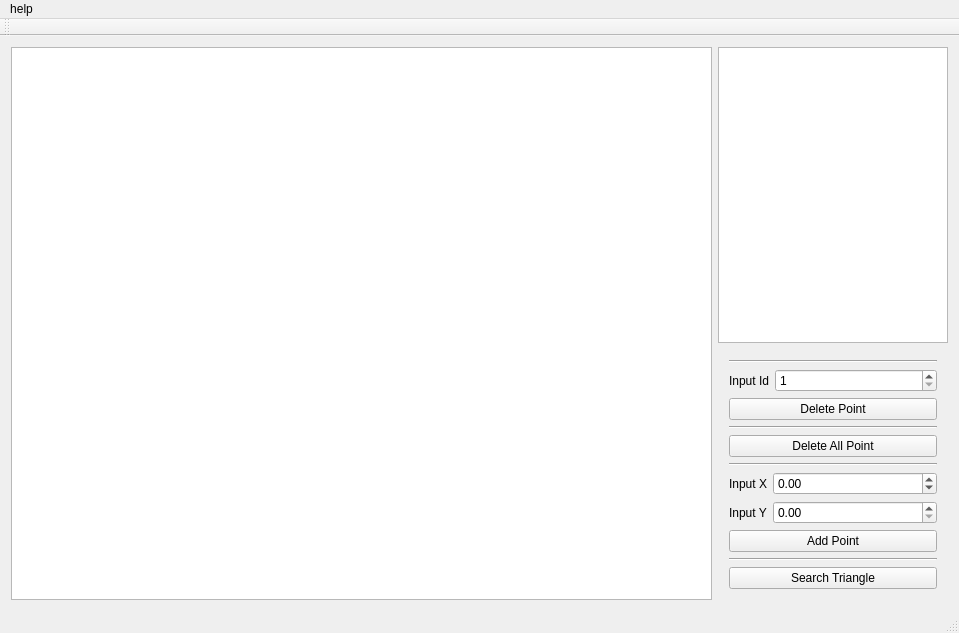
<?xml version="1.0" encoding="UTF-8"?>
<ui version="4.0">
 <class>MainWindow</class>
 <widget class="QMainWindow" name="MainWindow">
  <property name="geometry">
   <rect>
    <x>0</x>
    <y>0</y>
    <width>959</width>
    <height>633</height>
   </rect>
  </property>
  <property name="windowTitle">
   <string>Lab_01</string>
  </property>
  <widget class="QWidget" name="centralWidget">
   <layout class="QHBoxLayout" name="horizontalLayout" stretch="2,0">
    <property name="sizeConstraint">
     <enum>QLayout::SetDefaultConstraint</enum>
    </property>
    <item>
     <widget class="QGraphicsView" name="graphicsView">
      <property name="minimumSize">
       <size>
        <width>300</width>
        <height>0</height>
       </size>
      </property>
     </widget>
    </item>
    <item>
     <layout class="QVBoxLayout" name="verticalLayoutTools">
      <item>
       <widget class="QTableView" name="tableView">
        <property name="minimumSize">
         <size>
          <width>221</width>
          <height>0</height>
         </size>
        </property>
        <property name="maximumSize">
         <size>
          <width>230</width>
          <height>16777215</height>
         </size>
        </property>
       </widget>
      </item>
      <item>
       <widget class="QWidget" name="widget" native="true">
        <layout class="QVBoxLayout" name="verticalLayout_3">
         <item>
          <widget class="Line" name="line_2">
           <property name="orientation">
            <enum>Qt::Horizontal</enum>
           </property>
          </widget>
         </item>
         <item>
          <layout class="QVBoxLayout" name="verticalLayout_5">
           <item>
            <layout class="QVBoxLayout" name="verticalLayout_4">
             <item>
              <layout class="QFormLayout" name="formLayout_4">
               <item row="0" column="0">
                <widget class="QLabel" name="label_2">
                 <property name="text">
                  <string>Input Id</string>
                 </property>
                </widget>
               </item>
               <item row="0" column="1">
                <widget class="QSpinBox" name="spinBoxId">
                 <property name="minimum">
                  <number>1</number>
                 </property>
                 <property name="maximum">
                  <number>250</number>
                 </property>
                </widget>
               </item>
              </layout>
             </item>
             <item>
              <widget class="QPushButton" name="pushButtonDeletePoint">
               <property name="text">
                <string>Delete Point</string>
               </property>
              </widget>
             </item>
            </layout>
           </item>
           <item>
            <widget class="Line" name="line">
             <property name="orientation">
              <enum>Qt::Horizontal</enum>
             </property>
            </widget>
           </item>
           <item>
            <widget class="QPushButton" name="pushButtonDeleteAll">
             <property name="text">
              <string>Delete All Point</string>
             </property>
            </widget>
           </item>
          </layout>
         </item>
         <item>
          <widget class="Line" name="line_3">
           <property name="orientation">
            <enum>Qt::Horizontal</enum>
           </property>
          </widget>
         </item>
         <item>
          <layout class="QFormLayout" name="formLayout_2">
           <item row="0" column="0">
            <widget class="QLabel" name="labelX">
             <property name="text">
              <string>Input X</string>
             </property>
            </widget>
           </item>
           <item row="0" column="1">
            <widget class="QDoubleSpinBox" name="doubleSpinBoxX">
             <property name="minimum">
              <double>-100000000.000000000000000</double>
             </property>
            </widget>
           </item>
           <item row="1" column="0">
            <widget class="QLabel" name="label">
             <property name="text">
              <string>Input Y</string>
             </property>
            </widget>
           </item>
           <item row="1" column="1">
            <widget class="QDoubleSpinBox" name="doubleSpinBoxY"/>
           </item>
          </layout>
         </item>
         <item>
          <widget class="QPushButton" name="pushButtonAddPoint">
           <property name="text">
            <string>Add Point</string>
           </property>
          </widget>
         </item>
         <item>
          <widget class="Line" name="line_4">
           <property name="orientation">
            <enum>Qt::Horizontal</enum>
           </property>
          </widget>
         </item>
         <item>
          <widget class="QPushButton" name="pushButtonSearch">
           <property name="text">
            <string>Search Triangle</string>
           </property>
          </widget>
         </item>
        </layout>
       </widget>
      </item>
     </layout>
    </item>
   </layout>
  </widget>
  <widget class="QMenuBar" name="menuBar">
   <property name="geometry">
    <rect>
     <x>0</x>
     <y>0</y>
     <width>959</width>
     <height>26</height>
    </rect>
   </property>
   <widget class="QMenu" name="menuhelp">
    <property name="title">
     <string>help</string>
    </property>
   </widget>
   <addaction name="menuhelp"/>
  </widget>
  <widget class="QToolBar" name="mainToolBar">
   <property name="orientation">
    <enum>Qt::Horizontal</enum>
   </property>
   <attribute name="toolBarArea">
    <enum>TopToolBarArea</enum>
   </attribute>
   <attribute name="toolBarBreak">
    <bool>false</bool>
   </attribute>
  </widget>
  <widget class="QStatusBar" name="statusBar"/>
 </widget>
 <layoutdefault spacing="6" margin="11"/>
 <resources>
  <include location="MainWindow.qrc"/>
 </resources>
 <connections/>
</ui>
